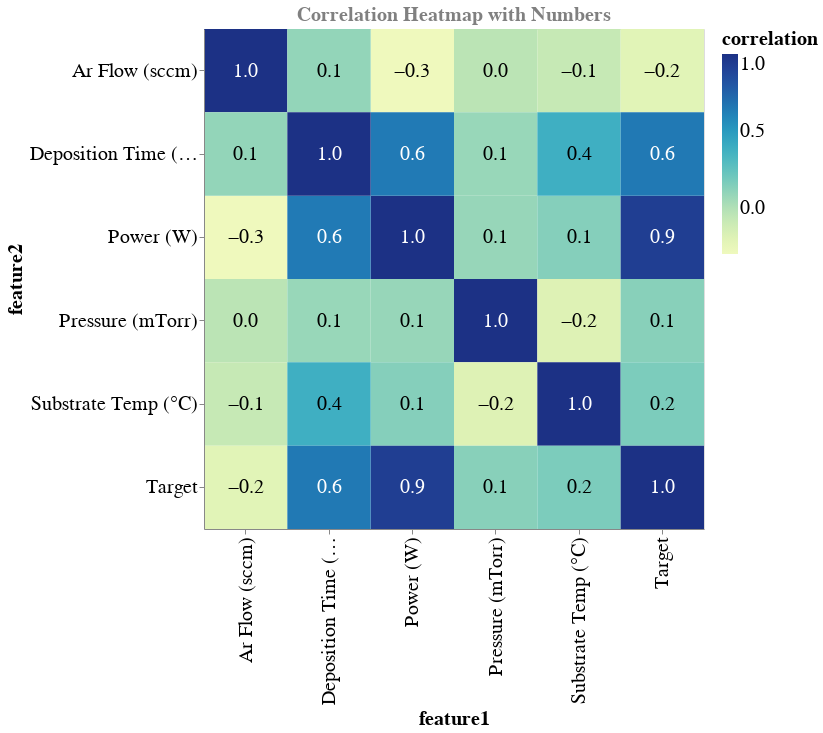

Notebook source saved alongside this figure:
### Markdown cell above
**Alternatively, we can use altair for this plot**

### Code cell
# Calculating the correlation matrix
correlation_matrix = df_cell.corr()

# Reshape the correlation matrix for Altair
correlation_matrix = correlation_matrix.stack().reset_index(name='correlation').rename(columns={'level_0': 'feature1', 'level_1': 'feature2'})

# Create a heatmap using Altair
heatmap = alt.Chart(correlation_matrix).mark_rect().encode(
    x='feature1:N',
    y='feature2:N',
    color=alt.Color('correlation:Q', legend=alt.Legend(titleFontSize=20, labelFontSize=20)),
    tooltip=['feature1:N', 'feature2:N', 'correlation:Q']
).properties(
    title='Correlation Heatmap with Numbers'
)

# Add text labels with correlation values
text = heatmap.mark_text(baseline='middle').encode(
    text=alt.Text('correlation:Q', format='.1f'),
    color=alt.condition(
        'datum.correlation > 0.5',
        alt.value('white'),
        alt.value('black')
    ),
    size=alt.value(20.0)  # You can adjust the font size here
)

# Combine the heatmap and text
heatmap_with_text = (heatmap + text).properties(width=300, height=300).configure_axis(
    labelFontSize=20.0,
    titleFontSize=20.0
).configure_title(
    fontSize=20,
    color='gray'
)

heatmap_with_text.properties(width=500, height=500)

### Figure 1 — Vega-Lite specification as saved in the notebook (floating-point values rounded to 4 significant figures)
{"config": {"view": {"continuousWidth": 300, "continuousHeight": 300}, "axis": {"labelFontSize": 20.0, "titleFontSize": 20.0}, "title": {"color": "gray", "fontSize": 20}}, "layer": [{"mark": {"type": "rect"}, "encoding": {"color": {"field": "correlation", "legend": {"labelFontSize": 20, "titleFontSize": 20}, "type": "quantitative"}, "tooltip": [{"field": "feature1", "type": "nominal"}, {"field": "feature2", "type": "nominal"}, {"field": "correlation", "type": "quantitative"}], "x": {"field": "feature1", "type": "nominal"}, "y": {"field": "feature2", "type": "nominal"}}, "title": "Correlation Heatmap with Numbers"}, {"mark": {"type": "text", "baseline": "middle"}, "encoding": {"color": {"condition": {"test": "datum.correlation > 0.5", "value": "white"}, "value": "black"}, "size": {"value": 20.0}, "text": {"field": "correlation", "format": ".1f", "type": "quantitative"}, "tooltip": [{"field": "feature1", "type": "nominal"}, {"field": "feature2", "type": "nominal"}, {"field": "correlation", "type": "quantitative"}], "x": {"field": "feature1", "type": "nominal"}, "y": {"field": "feature2", "type": "nominal"}}, "title": "Correlation Heatmap with Numbers"}], "data": {"name": "data-9399e9a7fd76a2951cecaa24411ed42d"}, "height": 500, "width": 500, "$schema": "https://vega.github.io/schema/vega-lite/v5.16.3.json", "datasets": {"data-9399e9a7fd76a2951cecaa24411ed42d": [{"feature1": "Power (W)", "feature2": "Power (W)", "correlation": 1.0}, {"feature1": "Power (W)", "feature2": "Pressure (mTorr)", "correlation": 0.08086}, {"feature1": "Power (W)", "feature2": "Ar Flow (sccm)", "correlation": -0.2993}, {"feature1": "Power (W)", "feature2": "Deposition Time (min)", "correlation": 0.6421}, {"feature1": "Power (W)", "feature2": "Substrate Temp (°C)", "correlation": 0.1361}, {"feature1": "Power (W)", "feature2": "Target", "correlation": 0.9247}, {"feature1": "Pressure (mTorr)", "feature2": "Power (W)", "correlation": 0.08086}, {"feature1": "Pressure (mTorr)", "feature2": "Pressure (mTorr)", "correlation": 1.0}, {"feature1": "Pressure (mTorr)", "feature2": "Ar Flow (sccm)", "correlation": -0.03342}, {"feature1": "Pressure (mTorr)", "feature2": "Deposition Time (min)", "correlation": 0.07722}, {"feature1": "Pressure (mTorr)", "feature2": "Substrate Temp (°C)", "correlation": -0.1859}, {"feature1": "Pressure (mTorr)", "feature2": "Target", "correlation": 0.1275}, {"feature1": "Ar Flow (sccm)", "feature2": "Power (W)", "correlation": -0.2993}, {"feature1": "Ar Flow (sccm)", "feature2": "Pressure (mTorr)", "correlation": -0.03342}, {"feature1": "Ar Flow (sccm)", "feature2": "Ar Flow (sccm)", "correlation": 1.0}, {"feature1": "Ar Flow (sccm)", "feature2": "Deposition Time (min)", "correlation": 0.09246}, {"feature1": "Ar Flow (sccm)", "feature2": "Substrate Temp (°C)", "correlation": -0.0775}, {"feature1": "Ar Flow (sccm)", "feature2": "Target", "correlation": -0.21}, {"feature1": "Deposition Time (min)", "feature2": "Power (W)", "correlation": 0.6421}, {"feature1": "Deposition Time (min)", "feature2": "Pressure (mTorr)", "correlation": 0.07722}, {"feature1": "Deposition Time (min)", "feature2": "Ar Flow (sccm)", "correlation": 0.09246}, {"feature1": "Deposition Time (min)", "feature2": "Deposition Time (min)", "correlation": 1.0}, {"feature1": "Deposition Time (min)", "feature2": "Substrate Temp (°C)", "correlation": 0.3805}, {"feature1": "Deposition Time (min)", "feature2": "Target", "correlation": 0.6484}, {"feature1": "Substrate Temp (°C)", "feature2": "Power (W)", "correlation": 0.1361}, {"feature1": "Substrate Temp (°C)", "feature2": "Pressure (mTorr)", "correlation": -0.1859}, {"feature1": "Substrate Temp (°C)", "feature2": "Ar Flow (sccm)", "correlation": -0.0775}, {"feature1": "Substrate Temp (°C)", "feature2": "Deposition Time (min)", "correlation": 0.3805}, {"feature1": "Substrate Temp (°C)", "feature2": "Substrate Temp (°C)", "correlation": 1.0}, {"feature1": "Substrate Temp (°C)", "feature2": "Target", "correlation": 0.1624}, {"feature1": "Target", "feature2": "Power (W)", "correlation": 0.9247}, {"feature1": "Target", "feature2": "Pressure (mTorr)", "correlation": 0.1275}, {"feature1": "Target", "feature2": "Ar Flow (sccm)", "correlation": -0.21}, {"feature1": "Target", "feature2": "Deposition Time (min)", "correlation": 0.6484}, {"feature1": "Target", "feature2": "Substrate Temp (°C)", "correlation": 0.1624}, {"feature1": "Target", "feature2": "Target", "correlation": 1.0}]}}
